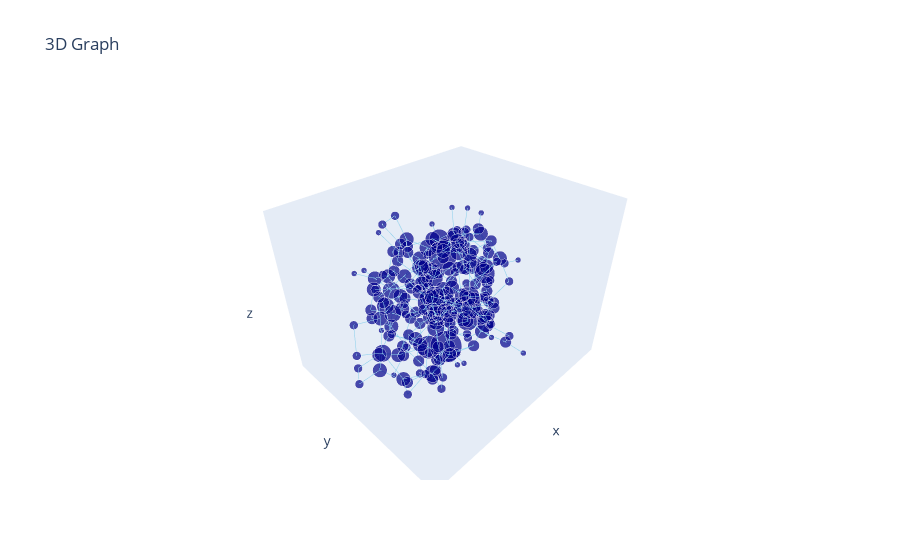

Source (notebook cell):
### Code cell
# trace for the edges
edge_trace = go.Scatter3d(x=edge_x, y=edge_y, z=edge_z, mode='lines',
                          line=dict(color='skyblue', width=1), hoverinfo='none')

# trace for the nodes
node_trace = go.Scatter3d(x=x_nodes, 
                          y=y_nodes, 
                          z=z_nodes, 
                          mode='markers',
                          marker=dict(size=[2 * H.degree(node) + 2 for node in H.nodes()], color='darkblue'), 
                          text=list(G.nodes()), 
                          hoverinfo='text')

layout = go.Layout(title='3D Graph', showlegend=False, scene=dict(xaxis=dict(showgrid=False, zeroline=False, showticklabels=False),
                                                                          yaxis=dict(showgrid=False, zeroline=False, showticklabels=False),
                                                                          zaxis=dict(showgrid=False, zeroline=False, showticklabels=False)))

fig = go.Figure(data=[edge_trace, node_trace], layout=layout)
fig.show()

### Figure 1 — Plotly figure (JSON) as saved in the notebook; plotly's stock layout.template omitted (floating-point values rounded to 4 significant figures; data arrays with more than 128 entries replaced by an {"elided": "..."} marker saying what was removed)
{"data": [{"hoverinfo": "none", "line": {"color": "skyblue", "width": 1}, "mode": "lines", "type": "scatter3d", "x": {"elided": "1041 float values"}, "y": {"elided": "1041 float values"}, "z": {"elided": "1041 float values"}}, {"hoverinfo": "text", "marker": {"color": "darkblue", "size": {"elided": "213 int values"}}, "mode": "markers", "text": {"elided": "633 str values"}, "type": "scatter3d", "x": {"elided": "213 float values"}, "y": {"elided": "213 float values"}, "z": {"elided": "213 float values"}}], "layout": {"scene": {"xaxis": {"showgrid": false, "showticklabels": false, "zeroline": false}, "yaxis": {"showgrid": false, "showticklabels": false, "zeroline": false}, "zaxis": {"showgrid": false, "showticklabels": false, "zeroline": false}}, "showlegend": false, "title": {"text": "3D Graph"}}}
